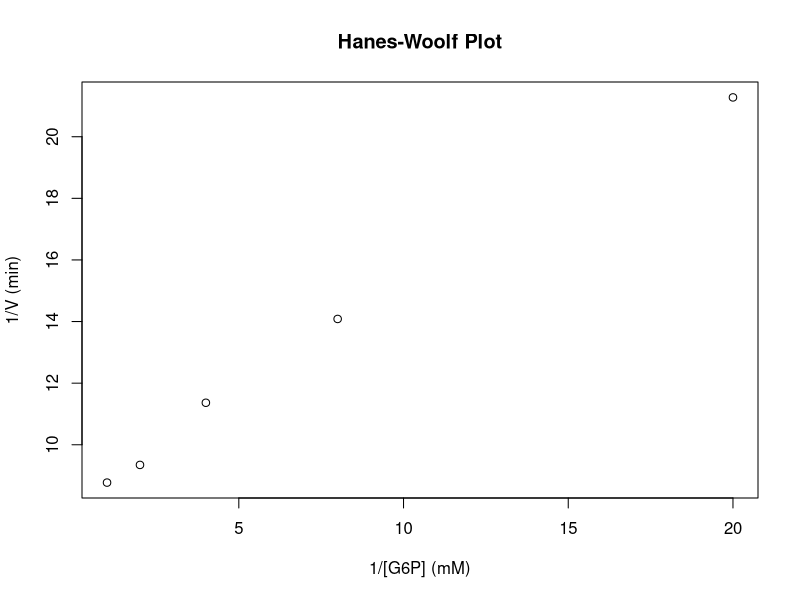

Write the R code that produced this figure.
# Data from the table
volume_of_6gp <- c(200, 100, 50, 25, 10)
concentration_of_g6p <- c(1, 0.5, 0.25, 0.125, 0.05)
change_in_absorbancy_340_min_1_without_dhea <- c(0.114, 0.107, 0.088, 0.071, 0.047)
change_in_absorbancy_340_min_1_with_dhea <- c(0.039, 0.034, 0.033, 0.03, 0.032)

# Calculate the inverse of the concentration and the rate
inverse_concentration_of_g6p_without_dhea <- 1 / concentration_of_g6p
inverse_rate_without_dhea <- 1 / change_in_absorbancy_340_min_1_without_dhea

inverse_concentration_of_g6p_with_dhea <- 1 / concentration_of_g6p
inverse_rate_with_dhea <- 1 / change_in_absorbancy_340_min_1_with_dhea

# Plot the Hanes-Woolf plot
plot(inverse_concentration_of_g6p_without_dhea, inverse_rate_without_dhea, xlab = "1/[G6P] (mM)", ylab = "1/V (min)", main = "Hanes-Woolf Plot")
lines(inverse_concentration_of_g6p_with_dhea, inverse_rate_with_dhea, col = "red")

# Calculate the Km and Vmax values
model_without_dhea <- lm(inverse_rate_without_dhea ~ inverse_concentration_of_g6p_without_dhea)
Km_without_dhea <- 1 / coef(model_without_dhea)[2]
Vmax_without_dhea <- 1 / coef(model_without_dhea)[1]

model_with_dhea <- lm(inverse_rate_with_dhea ~ inverse_concentration_of_g6p_with_dhea)
Km_with_dhea <- 1 / coef(model_with_dhea)[2]
Vmax_with_dhea <- 1 / coef(model_with_dhea)[1]

# Print the Km and Vmax values
cat("Km without DHEA:", Km_without_dhea, "\n")
cat("Vmax without DHEA:", Vmax_without_dhea, "\n")
cat("Km with DHEA:", Km_with_dhea, "\n")
cat("Vmax with DHEA:", Vmax_with_dhea, "\n")

